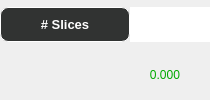
                                <widget class="QWidget" name="page_11">
                                 <layout class="QVBoxLayout" name="verticalLayout_21">
                                  <property name="spacing">
                                   <number>0</number>
                                  </property>
                                  <property name="leftMargin">
                                   <number>0</number>
                                  </property>
                                  <property name="topMargin">
                                   <number>0</number>
                                  </property>
                                  <property name="rightMargin">
                                   <number>0</number>
                                  </property>
                                  <property name="bottomMargin">
                                   <number>0</number>
                                  </property>
                                  <item>
                                   <widget class="QFrame" name="frame_78">
                                    <property name="frameShape">
                                     <enum>QFrame::NoFrame</enum>
                                    </property>
                                    <property name="frameShadow">
                                     <enum>QFrame::Raised</enum>
                                    </property>
                                    <layout class="QVBoxLayout" name="verticalLayout_42">
                                     <property name="spacing">
                                      <number>0</number>
                                     </property>
                                     <property name="leftMargin">
                                      <number>0</number>
                                     </property>
                                     <property name="topMargin">
                                      <number>0</number>
                                     </property>
                                     <property name="rightMargin">
                                      <number>0</number>
                                     </property>
                                     <property name="bottomMargin">
                                      <number>0</number>
                                     </property>
                                     <item>
                                      <widget class="QFrame" name="frame_79">
                                       <property name="frameShape">
                                        <enum>QFrame::NoFrame</enum>
                                       </property>
                                       <property name="frameShadow">
                                        <enum>QFrame::Raised</enum>
                                       </property>
                                       <layout class="QHBoxLayout" name="horizontalLayout_73">
                                        <property name="spacing">
                                         <number>0</number>
                                        </property>
                                        <property name="leftMargin">
                                         <number>0</number>
                                        </property>
                                        <property name="topMargin">
                                         <number>0</number>
                                        </property>
                                        <property name="rightMargin">
                                         <number>0</number>
                                        </property>
                                        <property name="bottomMargin">
                                         <number>0</number>
                                        </property>
                                        <item>
                                         <widget class="QPushButton" name="pushButton_zstack_setSlices">
                                          <property name="minimumSize">
                                           <size>
                                            <width>130</width>
                                            <height>35</height>
                                           </size>
                                          </property>
                                          <property name="maximumSize">
                                           <size>
                                            <width>130</width>
                                            <height>35</height>
                                           </size>
                                          </property>
                                          <property name="font">
                                           <font>
                                            <family>Segoe UI</family>
                                            <pointsize>10</pointsize>
                                            <weight>75</weight>
                                            <bold>true</bold>
                                           </font>
                                          </property>
                                          <property name="styleSheet">
                                           <string notr="true">QPushButton{
background-color: rgb(49, 51, 50);
border-radius:8px;
border-color: rgb(255,255, 255);
border-width : 1.2px;
border-style:inset;
color:rgb(255, 255, 255);

}
QPushButton::hover{
	background-color: rgba(255, 255, 255, 150);
}</string>
                                          </property>
                                          <property name="text">
                                           <string># Slices</string>
                                          </property>
                                         </widget>
                                        </item>
                                        <item>
                                         <widget class="QLineEdit" name="lineEdit_zstack_slices">
                                          <property name="minimumSize">
                                           <size>
                                            <width>80</width>
                                            <height>35</height>
                                           </size>
                                          </property>
                                          <property name="maximumSize">
                                           <size>
                                            <width>80</width>
                                            <height>35</height>
                                           </size>
                                          </property>
                                          <property name="layoutDirection">
                                           <enum>Qt::LeftToRight</enum>
                                          </property>
                                          <property name="styleSheet">
                                           <string notr="true">font: 75 16pt &quot;Segoe UI&quot;;
color: rgb(255, 255, 255);

border-color: rgb(255,255, 255);
border-width : 1px;
border-style:inset;</string>
                                          </property>
                                          <property name="text">
                                           <string>0.000</string>
                                          </property>
                                          <property name="alignment">
                                           <set>Qt::AlignCenter</set>
                                          </property>
                                         </widget>
                                        </item>
                                       </layout>
                                      </widget>
                                     </item>
                                     <item>
                                      <widget class="QFrame" name="frame_122">
                                       <property name="frameShape">
                                        <enum>QFrame::NoFrame</enum>
                                       </property>
                                       <property name="frameShadow">
                                        <enum>QFrame::Raised</enum>
                                       </property>
                                       <layout class="QHBoxLayout" name="horizontalLayout_74">
                                        <property name="spacing">
                                         <number>0</number>
                                        </property>
                                        <property name="leftMargin">
                                         <number>0</number>
                                        </property>
                                        <property name="topMargin">
                                         <number>0</number>
                                        </property>
                                        <property name="rightMargin">
                                         <number>0</number>
                                        </property>
                                        <property name="bottomMargin">
                                         <number>0</number>
                                        </property>
                                        <item>
                                         <widget class="QFrame" name="frame_123">
                                          <property name="minimumSize">
                                           <size>
                                            <width>120</width>
                                            <height>0</height>
                                           </size>
                                          </property>
                                          <property name="frameShape">
                                           <enum>QFrame::NoFrame</enum>
                                          </property>
                                          <property name="frameShadow">
                                           <enum>QFrame::Raised</enum>
                                          </property>
                                         </widget>
                                        </item>
                                        <item>
                                         <widget class="QFrame" name="frame_129">
                                          <property name="frameShape">
                                           <enum>QFrame::NoFrame</enum>
                                          </property>
                                          <property name="frameShadow">
                                           <enum>QFrame::Raised</enum>
                                          </property>
                                          <layout class="QVBoxLayout" name="verticalLayout_43">
                                           <property name="spacing">
                                            <number>0</number>
                                           </property>
                                           <property name="leftMargin">
                                            <number>0</number>
                                           </property>
                                           <property name="topMargin">
                                            <number>0</number>
                                           </property>
                                           <property name="rightMargin">
                                            <number>0</number>
                                           </property>
                                           <property name="bottomMargin">
                                            <number>0</number>
                                           </property>
                                           <item>
                                            <widget class="QLabel" name="label_zstack_slices">
                                             <property name="styleSheet">
                                              <string notr="true">font: 75 16pt &quot;Segoe UI&quot;;
color: rgb(0, 170, 0);</string>
                                             </property>
                                             <property name="text">
                                              <string>0.000</string>
                                             </property>
                                             <property name="alignment">
                                              <set>Qt::AlignCenter</set>
                                             </property>
                                            </widget>
                                           </item>
                                          </layout>
                                         </widget>
                                        </item>
                                       </layout>
                                      </widget>
                                     </item>
                                    </layout>
                                   </widget>
                                  </item>
                                 </layout>
                                </widget>
